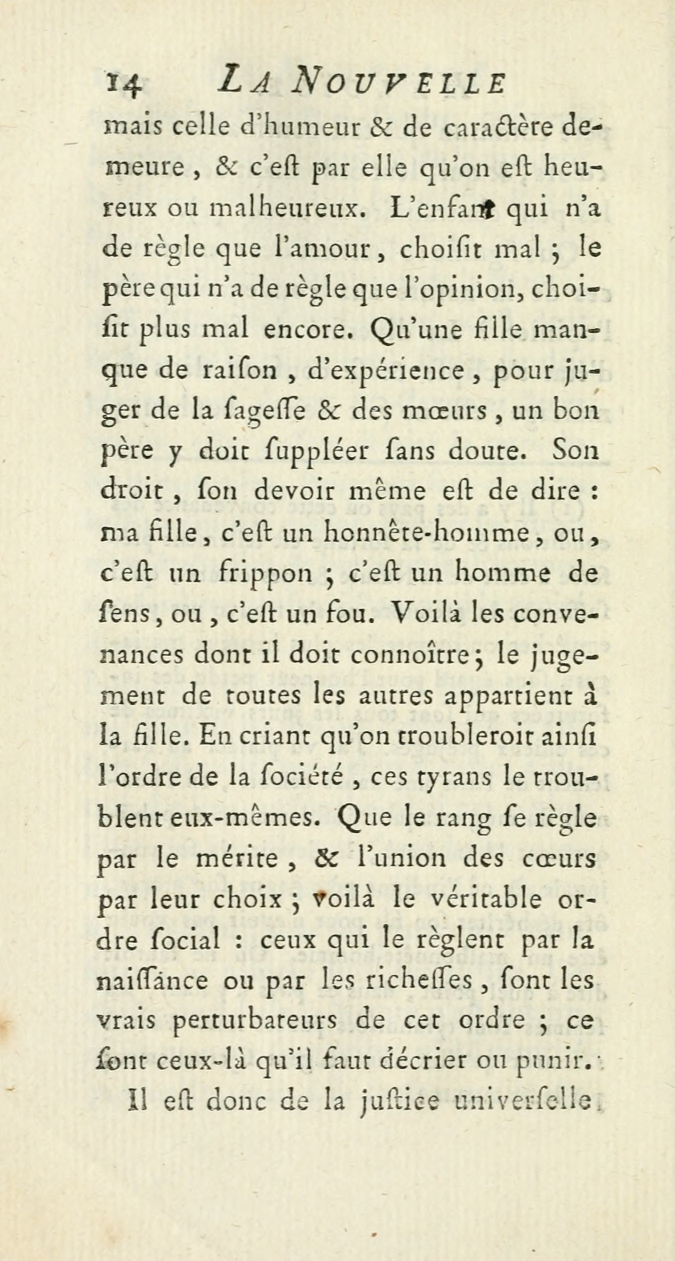
#> input picture img1.jpg, 1350 x 2521 px (shown at 1/2 size)
$ python ORB.py   (older library calls are emulated)
#> lines starting #> are read from the running program, lines starting #| are printed output that depends on the picture; after the words box and inside, x2 and y2 are one past the last pixel; in counts of white or black regions, pixels touching at a corner belong together
### crop_original.py
#!/usr/bin/env python3
# -*- coding: utf-8 -*-
"""
Created on Thu Jul  5 14:17:04 2018

@author: Soumya
"""

import cv2
import numpy as np


def dilate_image(img, N, iterations):
    """
    Function:
        This function is responsible for dilating the image

    Parameters:
        img        : The imput image
        N          : Dimension of the + sign shape (NxN)
        iterations : Number of iterations

    Returns:
        This function returns the dilated image.
    """
    kernel = np.zeros((N,N),dtype=np.uint8)

    kernel[int((N-1)/2),:] = 1

    dilated_img = cv2.dilate(img/255, kernel, iterations = iterations)

    kernel = np.zeros((N,N),dtype=np.uint8)
    kernel[:,int((N-1)/2)] = 1
    dilated_img = cv2.dilate(dilated_img, kernel, iterations = iterations)

    return dilated_img

def find_components(edges):
    """
    Function:
        Finds the text components in the image by performing
        aggressive dilation until there are only a few connected components

    Parameters:
        edges    : The edge detected image given by the Canny edge detector

    Returns:
        This function returns the contours of the text
        components found in the image.
    """
    count = 20
    n = 1

    # Aggressive dilation will make all the central text
    # into one or two components
    while count > 15:
        n += 1
        dilated_img = dilate_image(edges, N=3, iterations=n)

        # As the image is a an array of values between 0.0 to 1.0
        # we need to make all values between 0 to 255
        dilated_img = np.uint8(dilated_img * 255)
        # Finding contours
        _, contours, _ = cv2.findContours(dilated_img, cv2.RETR_TREE, cv2.CHAIN_APPROX_SIMPLE)

        # Number of contours will keep decreasing with dilation
        # count value will decide number of contours left
        # terminate loop few contours left (1 if central text is all merged)
        count = len(contours)

    # Displaying the dilated image
    #cv2.imshow('dilated_img',dilated_img)
    #cv2.waitKey(0)
    #cv2.destroyAllWindows()

    return contours

def bounding_box_counters(contours, img):
    """
    Function:
        Finds a bounding box and number of set pixels for each contour.

    Parameters:
        contours : The contours of the dilated text components
        img      : The input image

    Returns:
        This function returns the a list of dictionaries with info
        about the coordinates of the bounding box and set of pixels.
    """
    info = []

    for contour in contours:
        x,y,width,height = cv2.boundingRect(contour)
        c_im = np.zeros(img.shape)
        cv2.drawContours(c_im, [contour], 0, 255, -1)
        info.append({
                'x1':x,
                'y1':y,
                'x2':x+width -1,
                'y2':y+height -1,
                'sum': np.sum(img*(c_im>0))/255
                })
    return info

# [30 lines left out: functions calculate_crop_area, crop_union, not called in this run]

def find_optimal_components(contours, edges, img):
    """
    Function:
        Finds a crop that is balanced in terms of
        coverage/compactness.
        Solves the precision/recall tradeoff problem.
        Uses greedy approach and keeps adding components till F1 score
        is increasing. And stops when adding a component reduces F1 score.

    Parameters:
        contours : The contours of the dilated text components
        edges    : The edge detected image given by the Canny edge detector
        img      : The original resized image
    Returns:
        This function returns a crop for the edge image entered.
    """
    info = bounding_box_counters(contours, img)
    info.sort(key=lambda x: -x['sum'])
    total = np.sum(edges)/255
    area = edges.shape[0] * edges.shape[1]

    c = info[0]
    del info[0]
    crop_instance = c['x1'], c['y1'], c['x2'], c['y2']
    crop = crop_instance
    covered_sum = c['sum']

    while covered_sum < total:
        flag = False
        recall = 1.0 * covered_sum/total
        precision = 1 - 1.0 * calculate_crop_area(crop) / area
        # Calculating F1 score
        f1 = 2 * (precision * recall / (precision + recall))

        for i, c in info:
            crop_instance = c['x1'], c['y1'], c['x2'], c['y2']
            crop_new = crop_union(crop, crop_instance)
            new_sum = covered_sum + c['sum']
            new_recall = 1.0 * new_sum / total
            new_precision = 1 - 1.0 *  calculate_crop_area(crop_new) / area
            new_f1 = 2 * (new_precision * new_recall / (new_precision + new_recall))

            # Add this crop, if it increases f1 score or
            # adds 25% of remaining pixels with less than
            # 15% crop area expansion
            remaining_frac = c['sum'] / (total-covered_sum)
            new_area_frac = 1.0 * calculate_crop_area(crop_new) / calculate_crop_area(crop) -1

            if (new_f1 > f1) or (remaining_frac > 0.25 and new_area_frac < 0.15):
                crop = crop_new
                covered_sum = new_sum
                del info[i]
                flag = True
                break

        if not flag:
            break

    return crop


def crop_img(img):
    """
    Function:
        Corps the given image, closest to the text

    Parameters:
        img : The input image

    Returns:
        This function returns the cropped image of the given original
        image, cropped keeping only the central textul part.
    """
    # Thresholding the image to remove noise
    _,img = cv2.threshold(img,127,255,cv2.THRESH_BINARY)

    # Finding edges
    edges = cv2.Canny(np.asarray(img),100, 200)

    edges = 255 * (edges > 0).astype(np.uint8)

    # Finding components (treating each unit of text as a component)
    contours = find_components(edges)

    if len(contours) == 0:
        print("No text in the image")

    # Compute the crop coordinates
    crop = find_optimal_components(contours, edges, img)

    # Crop coordinates
    x1,y1,x2,y2 = crop

    # Crop the original_img
    # splice row-range considered, colmn-range considered
    img = img[y1:y2, x1:x2]
    return img


### ORB.py
#!/usr/bin/env python3
# -*- coding: utf-8 -*-
"""
Created on Mon Jun 25 13:43:33 2018

@author: Soumya
"""

import cv2
from crop_original import crop_img
import numpy as np

# Reading the images
original_img = cv2.imread('img1.jpg',0)
#> original_img: shape (2521, 1350); min 0, max 255, mean 216.4
annotated_img = cv2.imread('img2_underlined.jpg',0)
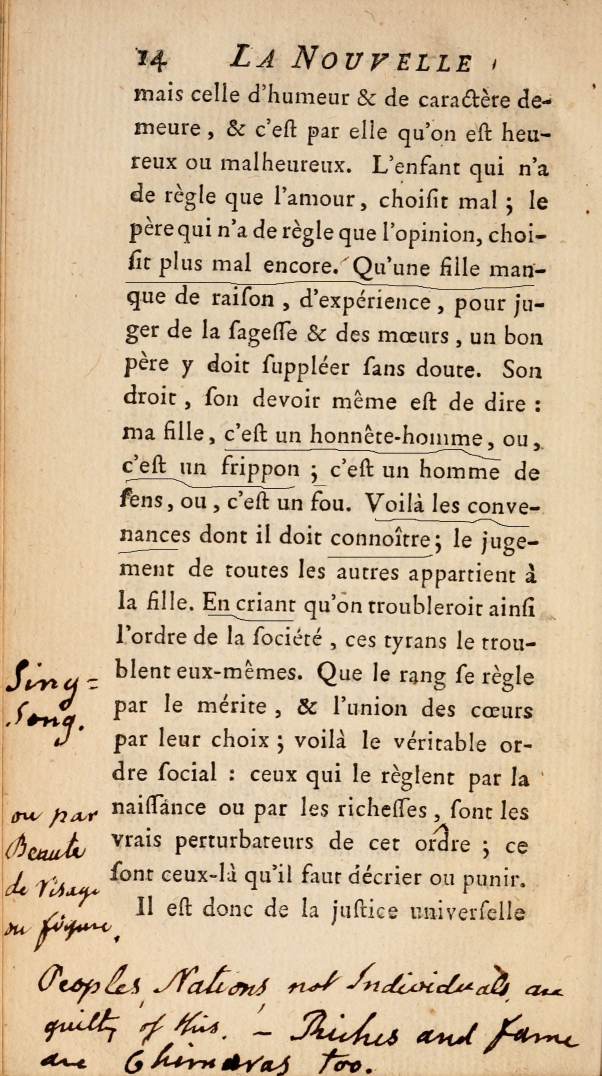
#> input picture img2_underlined.jpg, 1805 x 3228 px (shown at 1/3 size)
#> annotated_img: shape (3228, 1805); min 0, max 252, mean 190.4

original_img = cv2.resize(original_img, (600,1200))
#> original_img: shape (1200, 600)
annotated_img = cv2.resize(annotated_img, (600,1200))
#> annotated_img: shape (1200, 600)

original_img = crop_img(original_img)
#> in crop_img, `_,img = cv2.threshold(img,127,255,cv2.THRESH_BINARY)`: img: shape (1200, 600); 94.1% white; black in thin lines or dots, all inside (x1, y1, x2, y2) = (85, 60, 535, 1191)
#> in crop_img, `edges = cv2.Canny(np.asarray(img),100, 200)`: edges: shape (1200, 600); 4.9% white in thin lines or dots, all inside (x1, y1, x2, y2) = (85, 59, 535, 1192)
#> the loop in find_components, `while count > 15:` made 13 passes
#> count on passes 1 to 12: 686, 297, 185, 128, 73, 54, 121, 152, 143, 134, 123, 23
#> after the loop in find_components, `while count > 15:`:
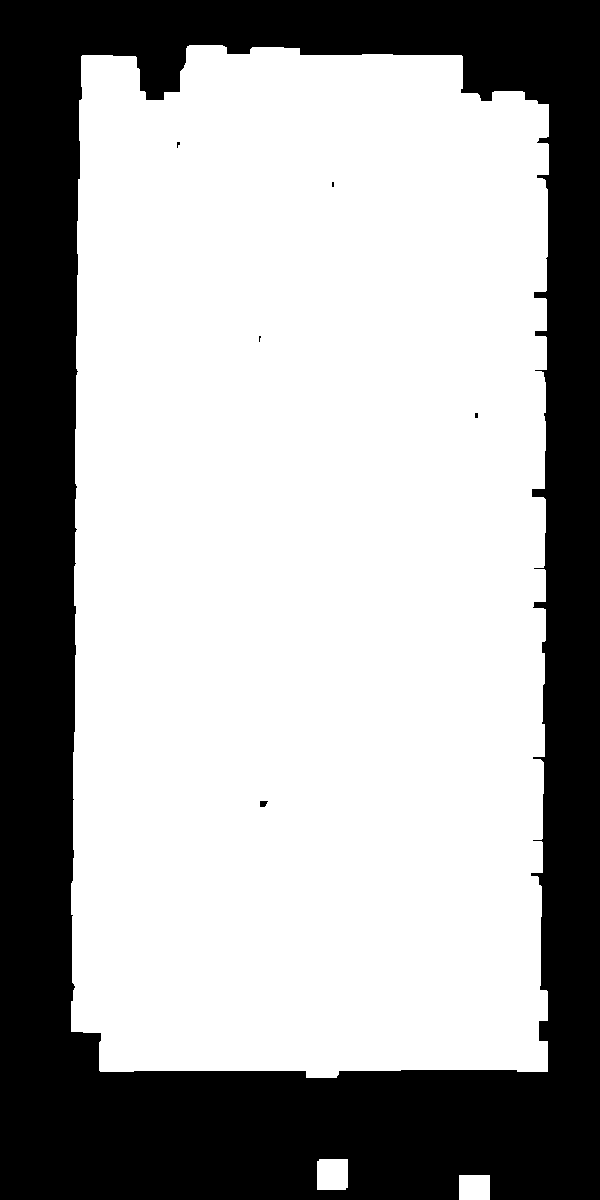
#> dilated_img: shape (1200, 600); 65.8% white; 6 black regions (4 under 20 px)
#> after the loop in find_components, `while count > 15:`: n = 14
#> in crop_img, `contours = find_components(edges)`: contours = 8 contours, 3 with area under 20; largest, box (x1, y1, x2, y2) and area: (71, 45, 549, 1078) 470151, (317, 1159, 348, 1190) 893, (459, 1175, 490, 1200) 720, (259, 800, 269, 808) 50, (474, 412, 479, 419) 22
#> the loop in bounding_box_counters, `for contour in contours:` made 8 passes
#> (x, y, width, height) on passes 2 to 8: (317, 1159, 31, 31), (71, 45, 478, 1033), (259, 800, 10, 8), (474, 412, 5, 7), (258, 335, 4, 8), (331, 181, 4, 7), (176, 141, 5, 8)
#> (contour, x, y, width, height) on pass 1: ([[459, 1175], [459, 1199], [489, 1199], [489, 1175]], 459, 1175, 31, 25)
#> after the loop in bounding_box_counters, `for contour in contours:`:
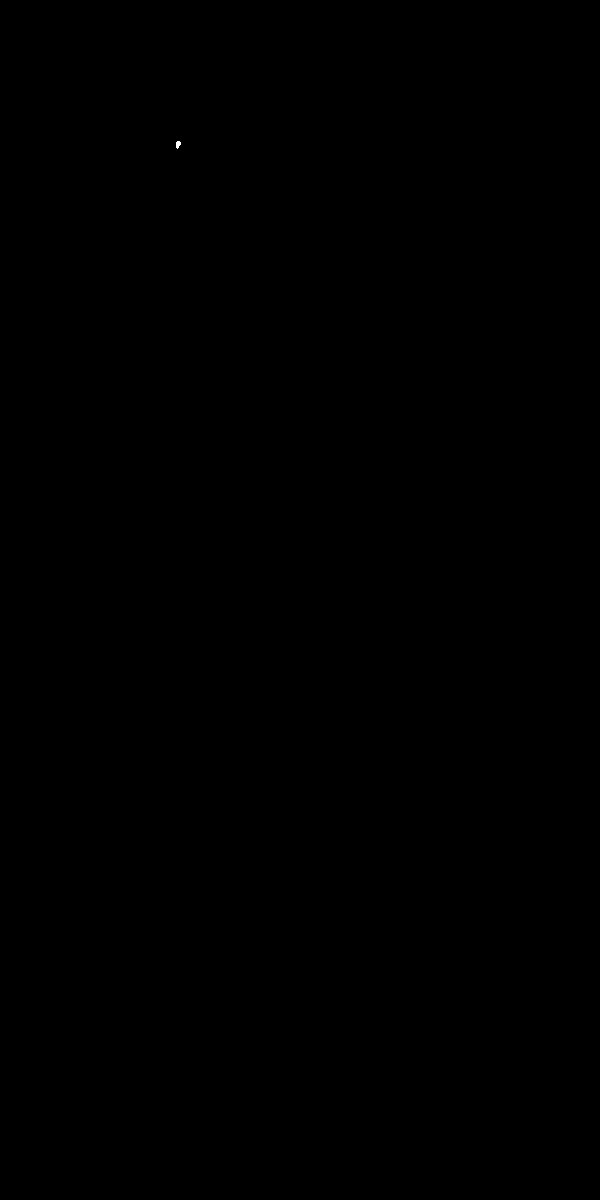
#> c_im: shape (1200, 600) float64; 0% white; 1 white region, box (x1, y1, x2, y2) and area: (176, 141, 181, 149) 29
#> after the loop in bounding_box_counters, `for contour in contours:`: info = 8 items
#> in find_optimal_components, `total = np.sum(edges)/255`: total = 35305
#> in find_optimal_components, `area = edges.shape[0] * edges.shape[1]`: area = 720000
#> in find_optimal_components, `c = info[0]`: c = {'x1': 71, 'y1': 45, 'x2': 548, 'y2': 1077, 'sum': 428996}
#> in find_optimal_components, `crop_instance = c['x1'], c['y1'], c['x2'], c['y2']`: crop_instance = (71, 45, 548, 1077)
#> in find_optimal_components, `covered_sum = c['sum']`: covered_sum = 428996
#> in crop_img, `crop = find_optimal_components(contours, edges, img)`: crop = (71, 45, 548, 1077)
#> in crop_img, `x1,y1,x2,y2 = crop`: x1 = 71; y1 = 45; x2 = 548; y2 = 1077
#> in crop_img, `img = img[y1:y2, x1:x2]`:
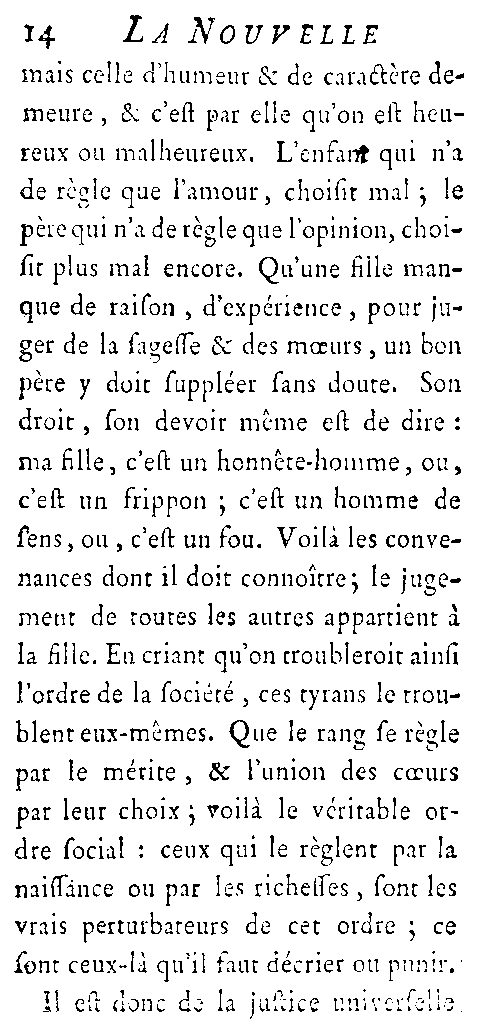
#> img: shape (1032, 477); 91.3% white; black in thin lines or dots

# Transformations and matching

# SIFT
# sift = cv2.xfeatures2d.SIFT_create()

# SURF
# surf = cv2.xfeatures2d.SURF_create()

def find_match(original_img,annotated_img):

    # ORB
    orb = cv2.ORB_create(nfeatures = 2000)

    # Detecting keypoints and calculating the descriptor
    keypoints_original, descriptors_original = orb.detectAndCompute(original_img, None)
    keypoints_annotated, descriptors_annotated = orb.detectAndCompute(annotated_img, None)

    # Matching using BruteForce matcher
    # Hamming distance as comparison criteria
    # If it is true, Matcher returns only those
    # matches with value (i,j) such that i-th descriptor
    # in set A has j-th descriptor in set B as the
    # best match and vice-versa.
    # Provides consistent results
    bf = cv2.BFMatcher(cv2.NORM_HAMMING,crossCheck = True)

    matches = bf.match(descriptors_original, descriptors_annotated)

    matches = sorted(matches, key = lambda x:x.distance)

    #res = cv2.drawMatches(original_img, keypoints_original,
    #                      annotated_img, keypoints_annotated,
    #                      matches[:300], None)


    # Homography
    if len(matches)>50:
        query_pts = np.float32([keypoints_original[m.queryIdx].pt
                                for m in matches]).reshape(-1,1,2)
        train_pts = np.float32([keypoints_annotated[m.trainIdx].pt
                                for m in matches]).reshape(-1,1,2)

        # RANSAC algo used to match feature points and estimate parameters
        matrix,_ = cv2.findHomography(query_pts,train_pts,cv2.RANSAC, 5.0)

        #matches_mask = mask.ravel().tolist()

        # Perspective transform
        h,w = original_img.shape
        # Getting end coordinates of the original image
        pts = np.float32([[0,0], [0,h], [w,h], [w,0]]).reshape(-1,1,2)
        # Getting the respective coordinates for those points on
        # the annotated image.
        # Here matrix is the hemography matrix computed above.
        transform_coordinates = cv2.perspectiveTransform(pts, matrix)


        cv2.polylines(annotated_img,
                      [np.int32(transform_coordinates)],
                      True,
                      (255,0,0),
                      3)

        cv2.imshow('annotated',annotated_img)
        #cv2.imshow('result',res)
        cv2.waitKey(0)
        cv2.destroyAllWindows()


        transform_coordinates = np.int32(transform_coordinates)
        return transform_coordinates


transform_coordinates = find_match(original_img, annotated_img)
#> in find_match, `keypoints_original, descriptors_original = orb.detectAndCompute(origin..`: keypoints_original = 2000 keypoints; strongest (x, y, size): (136, 273, 31), (286, 389, 31), (171, 770, 31), (137, 577, 31)
#> in find_match, `keypoints_annotated, descriptors_annotated = orb.detectAndCompute(anno..`: keypoints_annotated = 2000 keypoints; strongest (x, y, size): (195, 936, 31), (413, 451, 31), (371, 644, 31), (239, 897, 31)
#> in find_match, `matches = bf.match(descriptors_original, descriptors_annotated)`: matches = 540 matches
#> in find_match, `query_pts = np.float32([keypoints_original[m.queryIdx].pt for m in mat..`: query_pts = 540 rows, first 8: [191.5, 815], [85.02, 922.8], [114.5, 350.9], [373.2, 567.3], [105.4, 769], [251.3, 196.6], [353.3, 189.1], [44.4, 312]
#> in find_match, `train_pts = np.float32([keypoints_annotated[m.trainIdx].pt for m in ma..`: train_pts = 540 rows, first 8: [279.4, 829.4], [199.1, 906.2], [214, 373.2], [453.9, 591.2], [334.1, 443.5], [345.9, 226.4], [440.4, 221.5], [247.2, 225.6]
#> in find_match, `matrix,_ = cv2.findHomography(query_pts,train_pts,cv2.RANSAC, 5.0)`: matrix = [[0.942, -0.018, 113.5], [0.0203, 0.976, 30.03], [3.41e-06, -9.47e-07, 1]]
#> in find_match, `h,w = original_img.shape`: h = 1032; w = 477
#> in find_match, `pts = np.float32([[0,0], [0,h], [w,h], [w,0]]).reshape(-1,1,2)`: pts = [[0, 0], [0, 1032], [477, 1032], [477, 0]]
#> in find_match, `transform_coordinates = cv2.perspectiveTransform(pts, matrix)`: transform_coordinates = [[113.5, 30.03], [95.02, 1038.4], [543.7, 1046.4], [561.7, 39.65]]
#> in find_match, `cv2.polylines(annotated_img, [np.int32(transform_coordinates)], True, ..`:
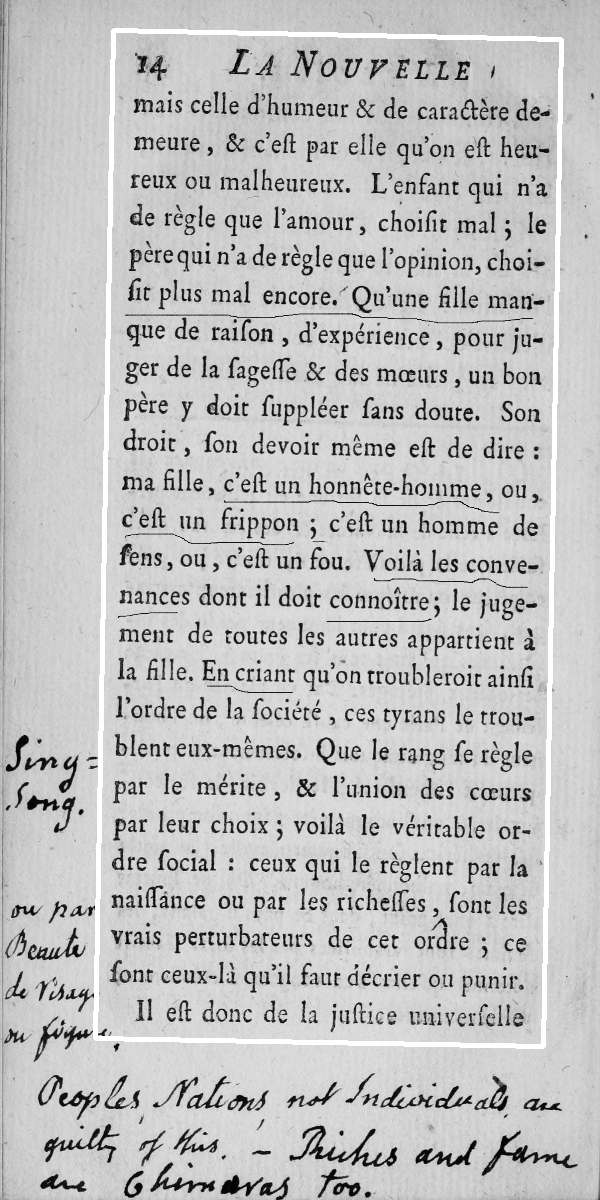
#> annotated_img: shape (1200, 600); min 0, max 255, mean 191.3
#> in find_match, `transform_coordinates = np.int32(transform_coordinates)`: transform_coordinates = [[113, 30], [95, 1038], [543, 1046], [561, 39]]
#> transform_coordinates = [[113, 30], [95, 1038], [543, 1046], [561, 39]]
mask = np.zeros((annotated_img.shape[0], annotated_img.shape[1]))
#> mask: shape (1200, 600) float64; every value is 0

cv2.fillConvexPoly(mask, transform_coordinates, 1)
#> mask: shape (1200, 600) float64; values 0 (black) and 1 (white), 62.9% white; 1 black region, box (x1, y1, x2, y2) and area: (0, 0, 600, 1200) 267007
mask = mask.astype(np.bool)

out = np.zeros_like(annotated_img)
#> out: shape (1200, 600); every value is 0
out[mask] = annotated_img[mask]
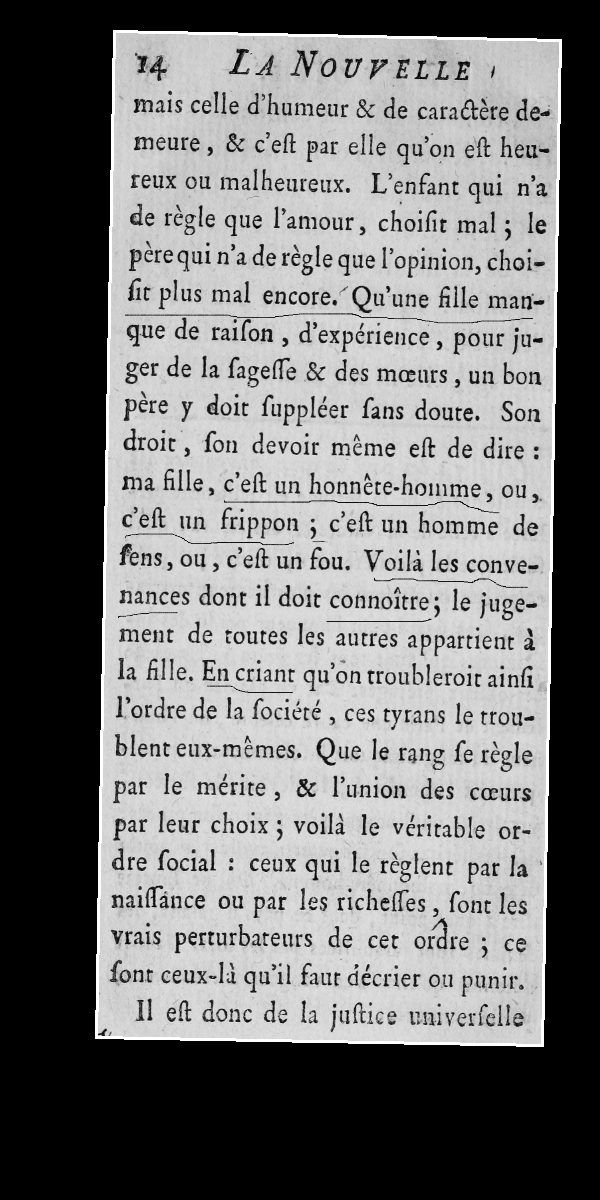
#> out: shape (1200, 600); min 0, max 255, mean 118.3

cv2.imshow('out',out)
cv2.waitKey(0)
cv2.destroyAllWindows()
